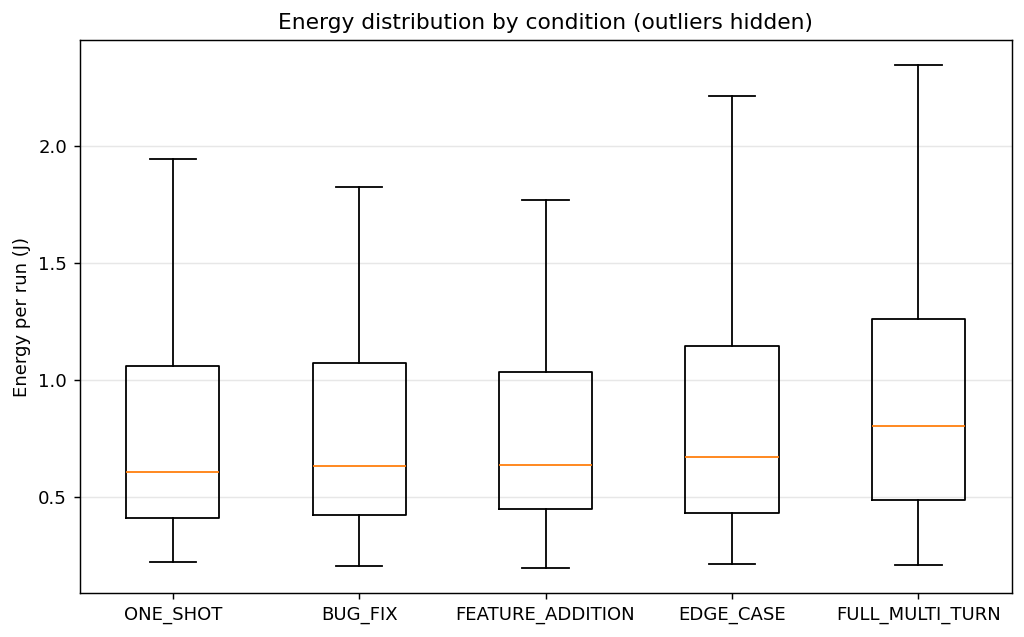
#> input picture docx/images/fig01_energy_box.png, 1024 x 637 px, found by its file name; its folder holds only this picture in this run
$ python initial.py
#> lines starting #> are read from the running program, lines starting #| are printed output that depends on the picture
import os
from PIL import Image, ImageOps

def build_contact_sheet(input_dir: str, output_path: str, thumb_size: tuple[int, int], columns: int, padding: int = 10, bg_color: str = "white") -> None:
    """
    Tiles all images in a directory into a grid contact sheet.

    :param input_dir: Path to directory containing source images.
    :param output_path: Path where the resulting contact sheet will be saved.
    :param thumb_size: Tuple (width, height) specifying max size for each thumbnail cell.
    :param columns: Number of columns in the grid.
    :param padding: Pixel spacing between thumbnails and outer borders.
    :param bg_color: Background color of the contact sheet (e.g., 'white', 'black', '#F0F0F0').
    """
#> called with input_dir = './images', output_path = './contact_sheet.jpg', thumb_size = (200, 200), columns = 4, padding = 15, bg_color = 'white'
    # Supported image extensions
    valid_extensions = ('.jpg', '.jpeg', '.png', '.bmp', '.gif', '.tiff', '.webp')

    # Gather image file paths
    image_paths = [
        os.path.join(input_dir, f) for f in sorted(os.listdir(input_dir))
        if f.lower().endswith(valid_extensions)
    ]

    if not image_paths:
        raise ValueError(f"No supported images found in '{input_dir}'.")

    cell_width, cell_height = thumb_size
    total_images = len(image_paths)

    # Calculate required rows
    rows = (total_images + columns - 1) // columns

    # Calculate contact sheet canvas dimensions
    canvas_width = columns * cell_width + (columns + 1) * padding
    canvas_height = rows * cell_height + (rows + 1) * padding

    # Create canvas
    contact_sheet = Image.new("RGB", (canvas_width, canvas_height), color=bg_color)
#> contact_sheet: PIL image 875x230 RGB; every value is 255

    for idx, path in enumerate(image_paths):
        row = idx // columns
        col = idx % columns

        # Calculate top-left position for current thumbnail cell
        x = padding + col * (cell_width + padding)
        y = padding + row * (cell_height + padding)

        try:
            with Image.open(path) as img:
                # Correct image orientation based on EXIF data if present
#> img is the input picture: PIL image 1024x637 RGBA; mean R, G, B, A 247.9, 247.7, 247.5, 255
                img = ImageOps.exif_transpose(img)
                img = img.convert("RGBA")  # Handle potential transparency

                # Resize image while preserving aspect ratio
                img.thumbnail((cell_width, cell_height), Image.Resampling.LANCZOS)
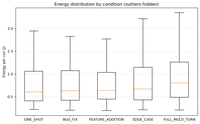
#> img: PIL image 200x124 RGBA; mean R, G, B, A 247, 246.8, 246.6, 255

                # Center image within the allocated cell box
                offset_x = x + (cell_width - img.width) // 2
#> offset_x = 15
                offset_y = y + (cell_height - img.height) // 2
#> offset_y = 53

                # Create a temporary RGB background for alpha blending if image has transparency
                cell_bg = Image.new("RGBA", img.size, bg_color)
#> cell_bg: PIL image 200x124 RGBA; every value is 255
                composite = Image.alpha_composite(cell_bg, img).convert("RGB")

                contact_sheet.paste(composite, (offset_x, offset_y))
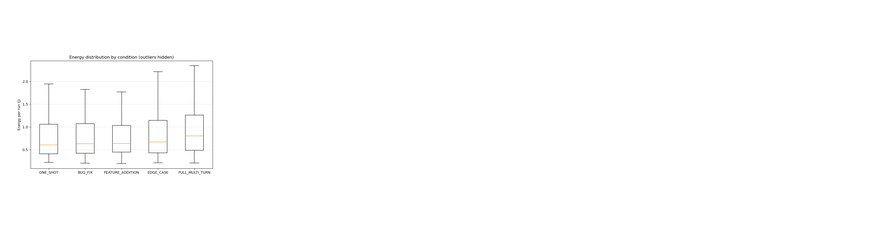
#> contact_sheet: PIL image 875x230 RGB; mean R, G, B 254, 254, 254
        except Exception as e:
            print(f"Warning: Could not process '{path}': {e}")

    # Save output contact sheet
    contact_sheet.save(output_path)
    print(f"Contact sheet saved successfully to '{output_path}'.")


# Example Usage:
if __name__ == "__main__":
    # Create contact sheet with 4 columns and 200x200 pixel cells
    build_contact_sheet(
        input_dir="./images",
        output_path="./contact_sheet.jpg",
        thumb_size=(200, 200),
        columns=4,
        padding=15,
        bg_color="white"
    )

$ run again, on docx/images/fig05_energy_by_model.png
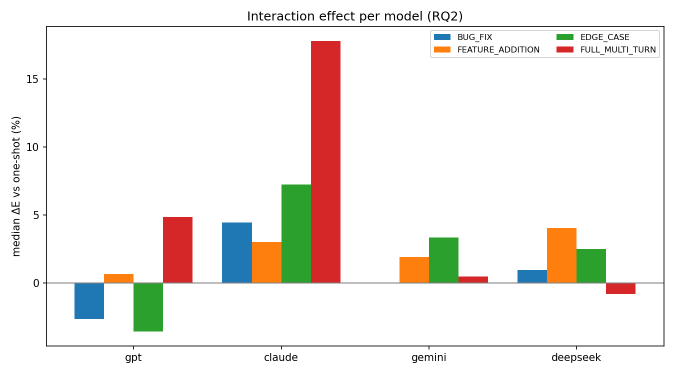
#> input picture docx/images/fig05_energy_by_model.png, 1350 x 750 px, found by its file name (shown at 1/2 size)
#> in build_contact_sheet, img is the input picture: PIL image 1350x750 RGBA; mean R, G, B, A 241.2, 236.8, 232.8, 255
#> in build_contact_sheet, `img.thumbnail((cell_width, cell_height), Image.Resampling.LANCZOS)`:
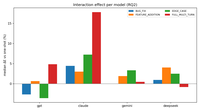
#> img: PIL image 200x111 RGBA; mean R, G, B, A 240.7, 236.4, 232.3, 255
#> cell_bg: PIL image 200x111 RGBA; every value is 255
#> in build_contact_sheet, `contact_sheet.paste(composite, (offset_x, offset_y))`:
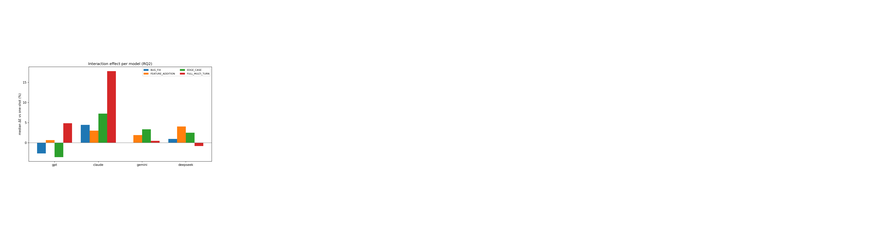
#> contact_sheet: PIL image 875x230 RGB; mean R, G, B 253.4, 252.9, 252.5

$ run again, on docx/images/fig06_runtime_vs_energy.png
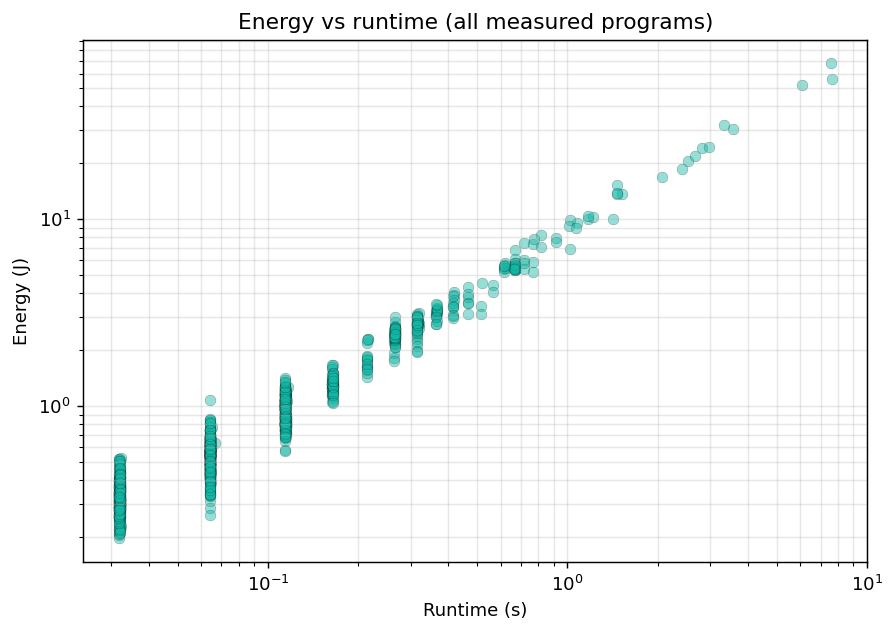
#> input picture docx/images/fig06_runtime_vs_energy.png, 895 x 633 px, found by its file name
#> in build_contact_sheet, img is the input picture: PIL image 895x633 RGBA; mean R, G, B, A 246.4, 248.3, 248.1, 255
#> in build_contact_sheet, `img.thumbnail((cell_width, cell_height), Image.Resampling.LANCZOS)`:
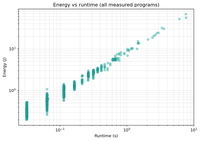
#> img: PIL image 200x141 RGBA; mean R, G, B, A 245.7, 247.7, 247.4, 255
#> cell_bg: PIL image 200x141 RGBA; every value is 255
#> in build_contact_sheet, `contact_sheet.paste(composite, (offset_x, offset_y))`:
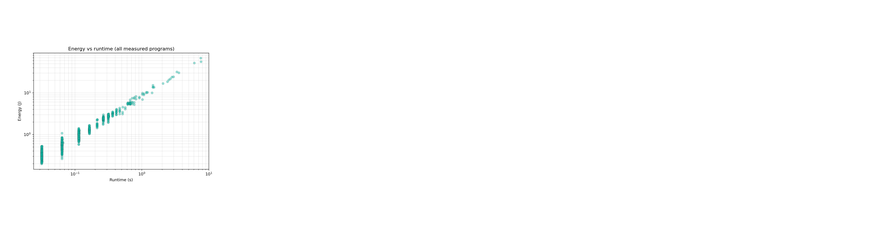
#> contact_sheet: PIL image 875x230 RGB; mean R, G, B 253.7, 254, 253.9

$ run again, on docx/images/fig07_sloc_by_condition.png
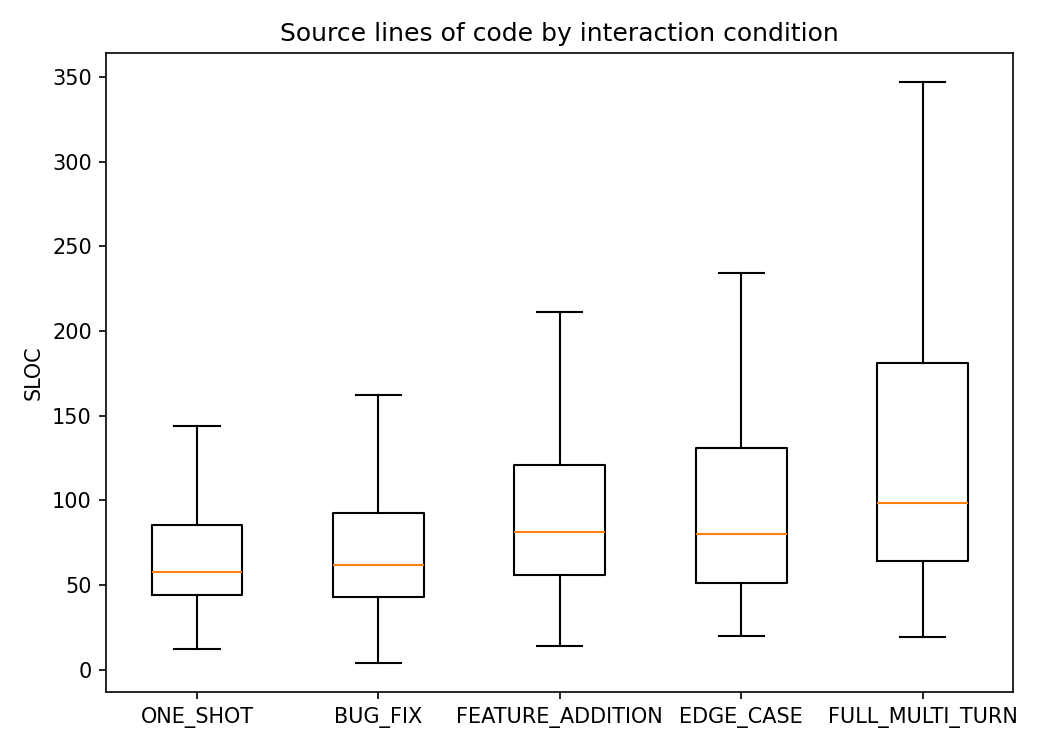
#> input picture docx/images/fig07_sloc_by_condition.png, 1050 x 750 px, found by its file name
#> in build_contact_sheet, img is the input picture: PIL image 1050x750 RGBA; mean R, G, B, A 248.3, 248.2, 248, 255
#> in build_contact_sheet, `img.thumbnail((cell_width, cell_height), Image.Resampling.LANCZOS)`:
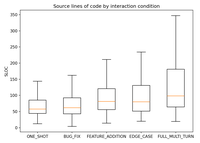
#> img: PIL image 200x143 RGBA; mean R, G, B, A 247.4, 247.2, 247, 255
#> cell_bg: PIL image 200x143 RGBA; every value is 255
#> in build_contact_sheet, `contact_sheet.paste(composite, (offset_x, offset_y))`:
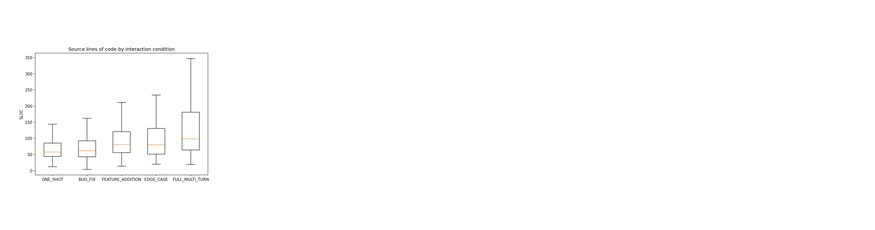
#> contact_sheet: PIL image 875x230 RGB; mean R, G, B 253.9, 253.9, 253.9

$ run again, on docx/images/fig02_median_energy.png
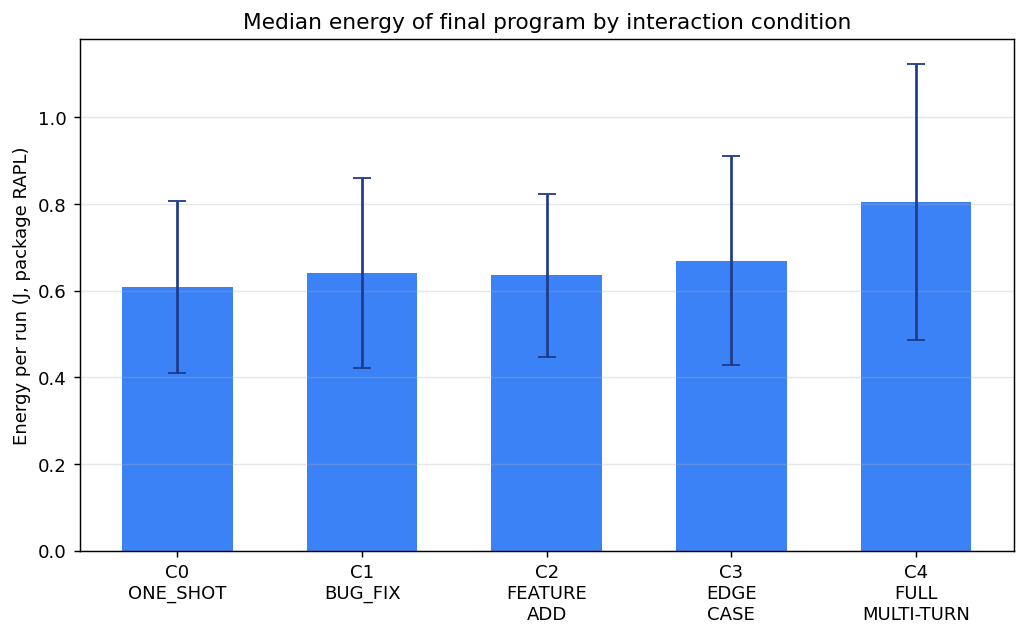
#> input picture docx/images/fig02_median_energy.png, 1026 x 636 px, found by its file name
#> in build_contact_sheet, img is the input picture: PIL image 1026x636 RGBA; mean R, G, B, A 201.7, 219.1, 247.7, 255
#> in build_contact_sheet, `img.thumbnail((cell_width, cell_height), Image.Resampling.LANCZOS)`:
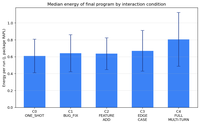
#> img: PIL image 200x124 RGBA; mean R, G, B, A 200.9, 218.5, 247.3, 255
#> cell_bg: PIL image 200x124 RGBA; every value is 255
#> in build_contact_sheet, `contact_sheet.paste(composite, (offset_x, offset_y))`:
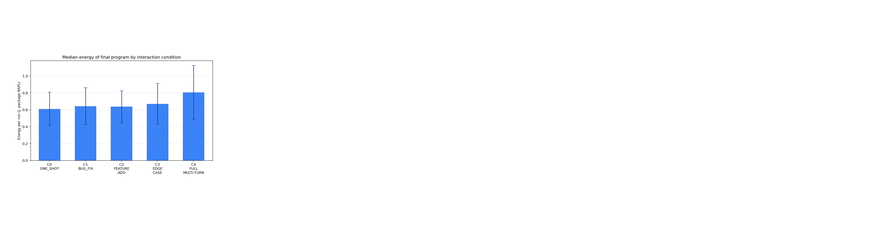
#> contact_sheet: PIL image 875x230 RGB; mean R, G, B 248.3, 250.5, 254
